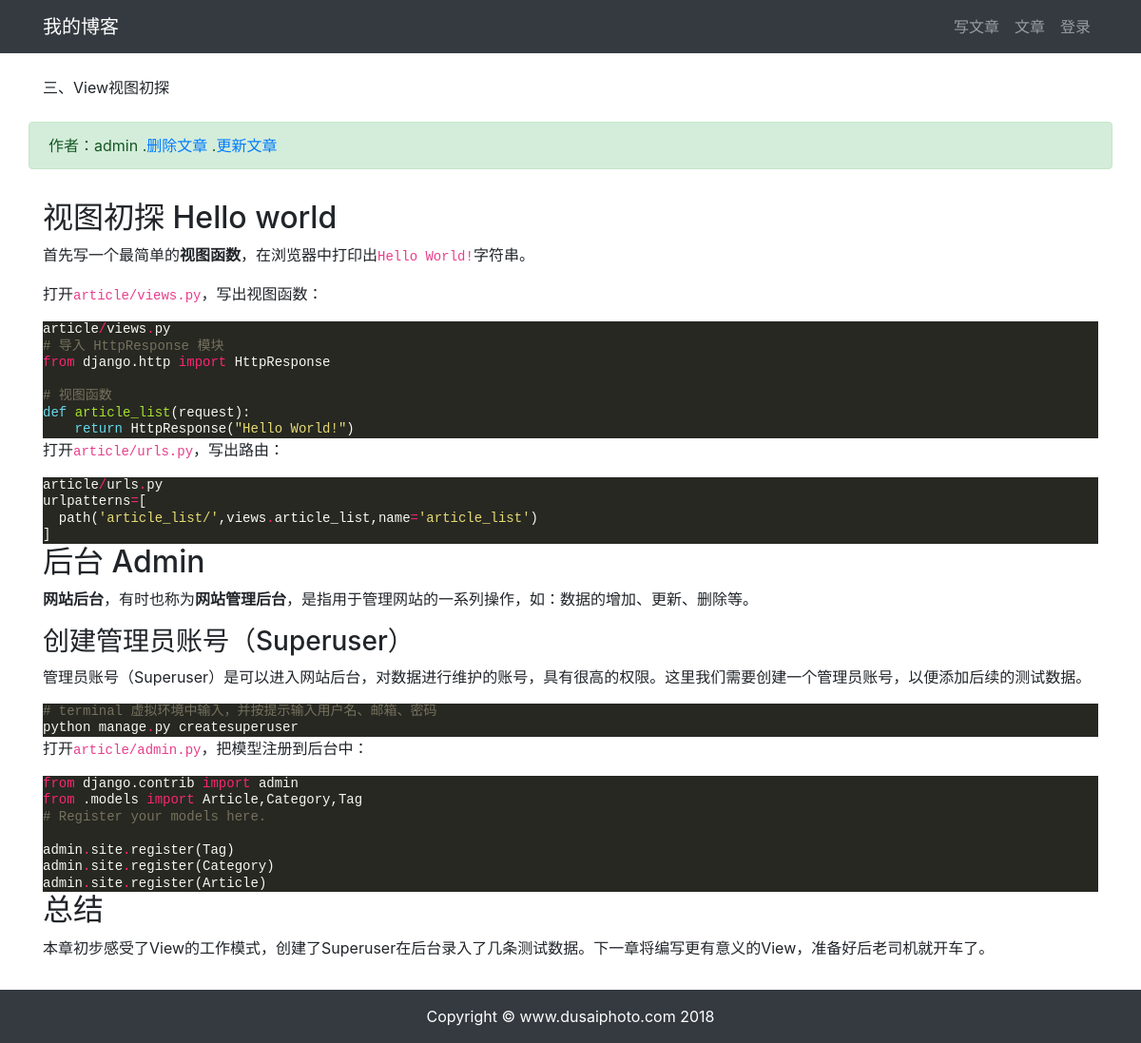
/article/article_detail/3/, run on the app's committed database.
### article/models.py (models this page shows, shortened)
class Article(models.Model):
    author=models.ForeignKey(User,on_delete=models.CASCADE)
    title=models.CharField(max_length=100)
    body=models.TextField()
    total_views = models.PositiveIntegerField(default=0)
    category = models.ForeignKey(Category, blank=True, null=True, verbose_name='分类',on_delete=models.DO_NOTHING)
    tag = models.ManyToManyField(Tag, verbose_name='标签')
    avatar = models.ImageField(upload_to='article/%Y%m%d/', blank=True)
    created=models.DateTimeField(default=timezone.now)
    updated=models.DateTimeField(auto_now=True)
    class Meta:
        ordering=('-updated',)

### article/views.py (the view)
# urls.py: path('article_detail/<int:id>/',views.article_detail,name='article_detail'),
def article_detail(request,id ):
    article = Article.objects.get(id=id)
    article.body = markdown.markdown(article.body,
                                     extensions=[
                                         'markdown.extensions.extra',
                                         'markdown.extensions.codehilite',
                                     ])
    context = {'article': article}
    return render(request,'article/detail.html',context)

### templates/article/detail.html (shortened to what this page needs)
{% extends "base.html" %}
{% load staticfiles %}
{% block content %}
    <div class="container">
        <div class="row">
            <div class="col-12 mt-4 mb-4">
                    {{ article.title }}
            </div>
            <div class="col-12 alert alert-success">
                作者：{{ article.author }}
                .<a href="#" onclick="confirm_safe_delete()">删除文章</a>
                .<a href="{% url "article:article_update" article.id %}">更新文章</a>
            </div>
            <div class="col-12">
                <p>
                    {{ article.body |safe }}
                </p>
            </div>
        </div>
    </div>
{% endblock %}

### static/md_css/monokai.css (style rules this page uses)
pre { line-height: 125%; margin: 0; }
.codehilite { background: #272822; color: #f8f8f2 }
.codehilite .k { color: #66d9ef }
.codehilite .n { color: #f8f8f2 }
.codehilite .o { color: #f92672 }
.codehilite .p { color: #f8f8f2 }
.codehilite .c1 { color: #75715e }
.codehilite .kn { color: #f92672 }
.codehilite .nf { color: #a6e22e }
.codehilite .nn { color: #f8f8f2 }
.codehilite .w { color: #f8f8f2 }
.codehilite .s2 { color: #e6db74 }
.codehilite .s1 { color: #e6db74 }

### data on the page
Article: title "三、View视图初探", author "admin", body "视图初探 Hello world 首先写一个最简单的 视图函数 ，在浏览器中打印出 Hello World! 字符串。 打开 article/views.py ，写出视图函数： article / views . py # 导入 HttpResponse 模块 from django.http import HttpResponse # 视图函数 def article_list ( request ): return HttpResponse ( \"Hello World!\" ) 打开 article/urls.py ，写出路由： article / urls . py urlpatterns = [ path ( 'article_list/' , views . article_list , name = 'article_list' ) ] 后台 Admin 网站后台 ，有时也称为 网站管理后台 ，是指用于管理网站的一系列操作，如：数据的增加、更新、删除等。 创建管理员账号（Superuser） 管理员账号（Superuser）是可以进入网站后台，对数据进行维护的账号，具有很高的权限。这里我们需要创建一个管理员账号，以便添加后续的测试数据。 # terminal 虚拟环境中输入，并按提示输入用户名、邮箱、密码 python manage . py createsuperuser 打开 article/admin.py ，把模型注册到后台中： from django.contrib import admin from .models import Article ,…"
